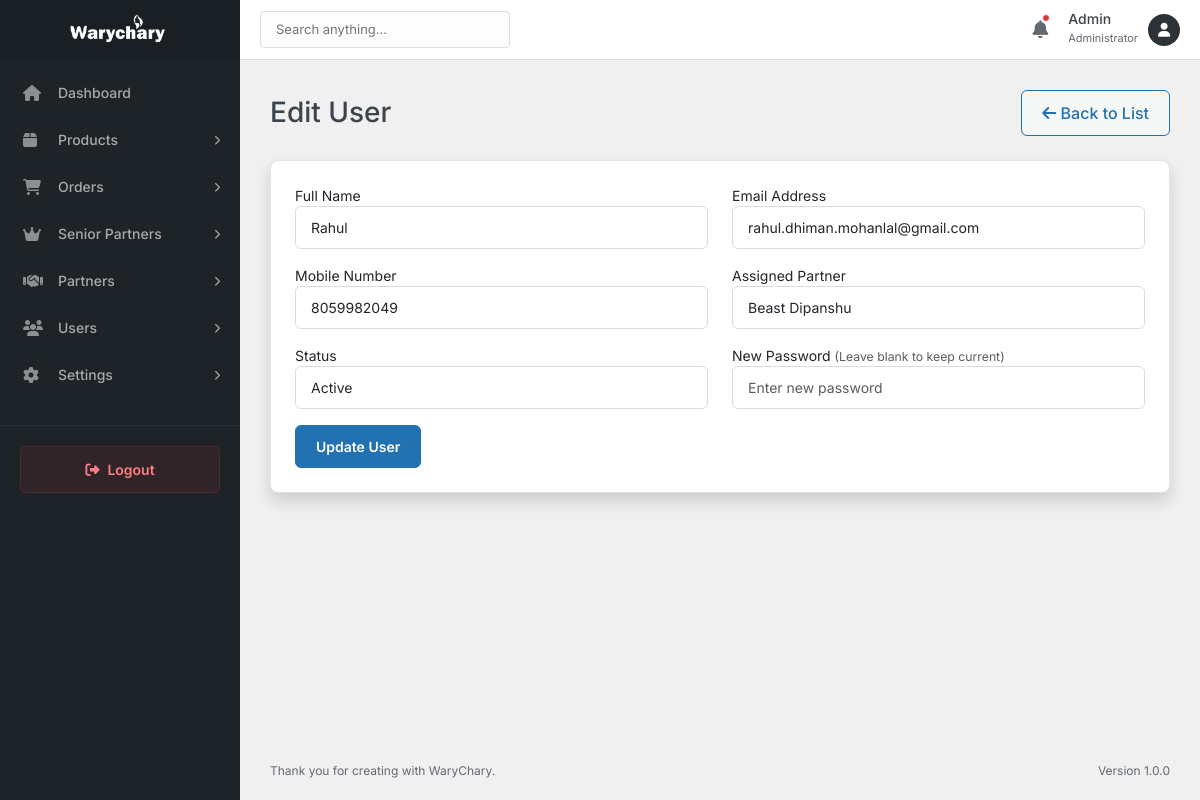
Before: /admin/users/edit-user.php?id=1 (signed in) with the older database file.
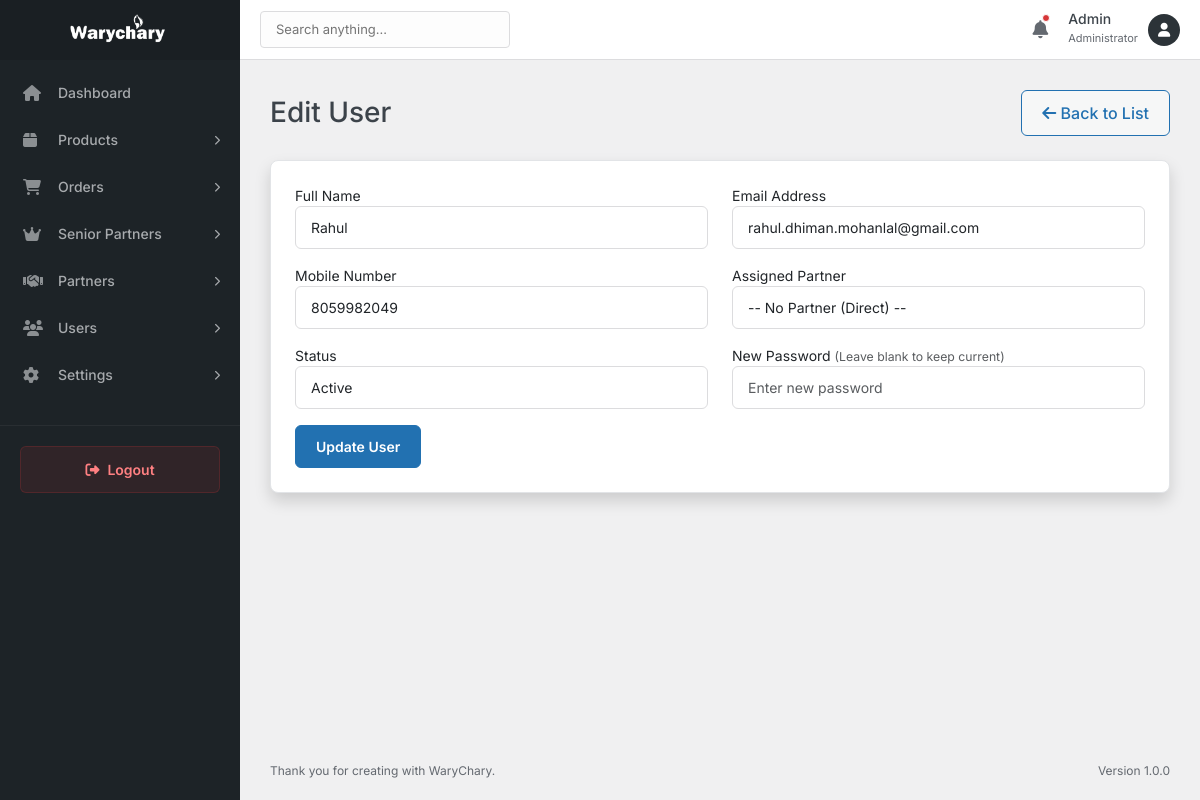
After: the same page with the newer database file.
### tables this page shows
CREATE TABLE `users` (
  `id` int(11) NOT NULL,
  `partner_id` int(11) DEFAULT NULL,
  `name` varchar(255) NOT NULL,
  `email` varchar(255) NOT NULL,
  `mobile` varchar(20) NOT NULL,
  `gender` enum('Male','Female','Other') NOT NULL,
  `image` varchar(255) DEFAULT NULL,
  `state` varchar(100) NOT NULL,
  `city` varchar(100) NOT NULL,
  `pincode` varchar(20) NOT NULL,
  `address` text NOT NULL,
  `password` varchar(255) NOT NULL,
  `status` enum('active','inactive') DEFAULT 'active',
  `created_at` timestamp NULL DEFAULT current_timestamp(),
  `updated_at` timestamp NULL DEFAULT current_timestamp() ON UPDATE current_timestamp()
);

CREATE TABLE `partners` (
  `id` int(11) NOT NULL,
  `senior_partner_id` int(11) NOT NULL,
  `name` varchar(255) NOT NULL,
  `email` varchar(255) NOT NULL,
  `mobile` varchar(20) NOT NULL,
  `gender` enum('Male','Female','Other') NOT NULL,
  `image` varchar(255) DEFAULT NULL,
  `state` varchar(100) NOT NULL,
  `city` varchar(100) NOT NULL,
  `pincode` varchar(20) NOT NULL,
  `address` text NOT NULL,
  `password` varchar(255) NOT NULL,
  `status` enum('active','inactive','pending') DEFAULT 'active',
  `referral_code` varchar(50) DEFAULT NULL,
  `commission` decimal(10,2) DEFAULT 15.00,
  `created_at` timestamp NULL DEFAULT current_timestamp(),
  `updated_at` timestamp NULL DEFAULT current_timestamp() ON UPDATE current_timestamp()
);

### admin/users/edit-user.php (the view, shortened to what this page needs)
<?php
include_once __DIR__ . '/../includes/header.php';
$database = new Database();
$db = $database->getConnection();
$id = isset($_GET['id']) ? $_GET['id'] : die('ERROR: Missing ID.');
$query = "SELECT * FROM users WHERE id = :id LIMIT 1";
$stmt = $db->prepare($query);
$stmt->bindParam(':id', $id);
$stmt->execute();
$row = $stmt->fetch(PDO::FETCH_ASSOC);
$partners_query = "SELECT id, name FROM partners ORDER BY name ASC";
$partners_stmt = $db->prepare($partners_query);
$partners_stmt->execute();
?>
<div class="d-flex justify-content-between align-items-center mb-4">
    <h1 class="h3 mb-0 text-gray-800">Edit User</h1>
    <a href="index.php" class="btn btn-secondary">
        <i class="fas fa-arrow-left"></i> Back to List
    </a>
</div>
<div class="card shadow mb-4">
    <div class="card-body">
        <form action="edit-user.php?id=<?php echo $id; ?>" method="post">
            <div class="row">
                <div class="col-md-6 mb-3">
                    <label>Full Name</label>
                    <input type="text" name="name" class="form-control" value="<?php echo htmlspecialchars($row['name']); ?>" required>
                </div>
                <div class="col-md-6 mb-3">
                    <label>Email Address</label>
                    <input type="email" name="email" class="form-control" value="<?php echo htmlspecialchars($row['email']); ?>" required>
                </div>
                <div class="col-md-6 mb-3">
                    <label>Mobile Number</label>
                    <input type="text" name="mobile" class="form-control" value="<?php echo htmlspecialchars($row['mobile']); ?>" required>
                </div>
                <div class="col-md-6 mb-3">
                    <label>Assigned Partner</label>
                    <select name="partner_id" class="form-control">
                        <option value="">-- No Partner (Direct) --</option>
                        <?php while ($partner = $partners_stmt->fetch(PDO::FETCH_ASSOC)): ?>
                            <option value="<?php echo $partner['id']; ?>" <?php echo ($row['partner_id'] == $partner['id']) ? 'selected' : ''; ?>>
                                <?php echo htmlspecialchars($partner['name']); ?>
                            </option>
                        <?php endwhile; ?>
                    </select>
                </div>
                <div class="col-md-6 mb-3">
                    <label>Status</label>
                    <select name="status" class="form-control">
                        <option value="active" <?php echo ($row['status'] == 'active') ? 'selected' : ''; ?>>Active</option>
                    </select>
                </div>
                <div class="col-md-6 mb-3">
                    <label>New Password <small class="text-muted">(Leave blank to keep current)</small></label>
                    <input type="password" name="password" class="form-control" placeholder="Enter new password">
                </div>
            </div>
            <button type="submit" class="btn btn-primary">Update User</button>
        </form>
    </div>
</div>
<?php require_once '../includes/footer.php'; ?>

Changed rows visible on the page:
changed users "Rahul": partner_id "Beast Dipanshu" → (not shown)
Other visible differences:
form field partner_id: (not shown) → "-- No Partner (Direct) --"
